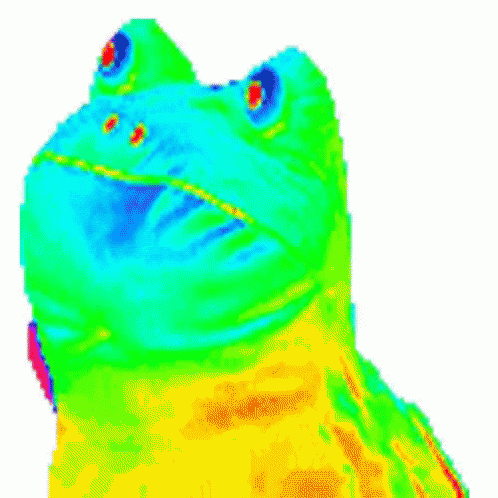
#> input picture gifs/flashing2.gif, 498 x 498 px
$ python test.py
#> lines starting #> are read from the running program, lines starting #| are printed output that depends on the picture
### epilepsy_test.py
import os, math, urllib, urllib.request
from os.path import isfile
from io import BytesIO
from PIL import Image, ImageStat

def frame_test(file_path):
    """Converts provided GIF into individual frames and compares frames to see if it is flashing."""
#> called with file_path = 'gifs/flashing2.gif'
    e = False
    t = 0
    last_stat = None
    x = 0
    i = 0
    assert(isgif(file_path)==True)
    if(isurl(file_path)):
        file_path = BytesIO(urllib.request.urlopen(file_path).read())
    im = Image.open(file_path)
#> im is the input picture: PIL image 498x498 P; mean R, G, B 155.5, 241.5, 158.4
    x = im.n_frames
#> x = 9
    threshold = math.ceil(x / 3)
#> threshold = 3
    if x == 1:
        return False
    for i in range(x):
        if e == True:
            return e
        im.seek(i)
        frames_obj = BytesIO()
        im.save(frames_obj, 'PNG')
        frame = Image.open(frames_obj)
        stat = ImageStat.Stat(frame)
        if last_stat:
            t = t_test(stat, last_stat)
            if(t >= (stat.count[0] * .000625)):
                i += 1
                if i >= threshold:
                    e = True
        last_stat = stat
    return e

def isurl(file_path):
    """Checks if the provided file path is a url."""
    try:
        req = urllib.request.urlopen(file_path)
        status = req.getcode()
        if status == 200:
            return True
        else:
            return False
    except:
        return False

def isgif(file_path):
    """Checks if file path directs to a gif or list of frames."""
    file_ext = ''
    if isfile(file_path):
        try:
            file_ext = os.path.splitext(file_path)[1]
        except:
            print("Unable to resolve file path.")
        if file_ext == '.gif':
            return True
        else:
            print('The provided file is not a suitable GIF image. \n Please ensure that you are using a GIF filetype image.')
            return False
    elif isurl(file_path):
        try:
            file_ext = os.path.splitext(file_path)[1]
        except:
            print("Unable to resolve URL path.")
        if file_ext == '.gif':
            return True
        else:
            print('The provided URL is not to a suitable GIF image. \n Please ensure that you are linking to the image itself and not a webpage displaying the image.')
            return False
    elif isinstance(file_path, BytesIO):
        try:
            Image.open(file_path)
            return True
        except:
            print("The provided BytesIO file is not a suitable image file.")
            return False
    elif isinstance(file_path, list):
        try:
            Image.open(file_path[0])
            return True
        except:
            print("The provided list is not made up of suitable images.")
            return False
    else:
        print('The provided file path is not a file, url, BytesIO file or a list of images. \n Please ensure you are providing one of these data types.')
        return False

def t_test(image1, image2):
    """Performs a Student's t-test for the provided images."""
    num = image1.rms[0] - image2.rms[0]
    denom = math.sqrt((image1.stddev[0]**2/image1.count[0]) + (image2.stddev[0]**2/image2.count[0]))
    t = num / denom
    if t < 0:
        t *= -1
    return t


### test.py
from epilepsy_test import frame_test

#---Test that flashing gifs are detected as flashing, non-flashing gifs are not---
frame_test('gifs/flashing2.gif')

print('----------break----------')

frame_test('gifs/flashing.gif')
#> call 2 of frame_test, with file_path = 'gifs/flashing.gif'
#> in frame_test (call 2), `e = False`: e = False
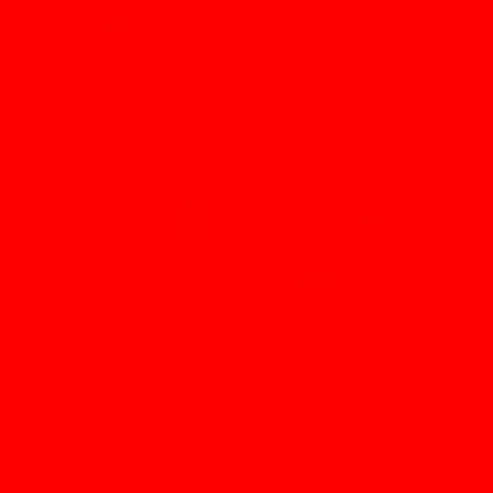
#> input picture gifs/flashing.gif, 493 x 493 px
#> in frame_test, im is the input picture: PIL image 493x493 P; mean R, G, B 254, 0, 0
#> in frame_test (call 2), `x = im.n_frames`: x = 3
#> in frame_test (call 2), `threshold = math.ceil(x / 3)`: threshold = 1

print('----------break----------')

frame_test('gifs/animation.gif')
#> call 3 of frame_test, with file_path = 'gifs/animation.gif'
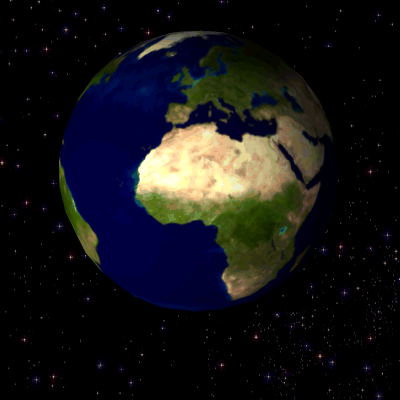
#> input picture gifs/animation.gif, 400 x 400 px
#> in frame_test, im is the input picture: PIL image 400x400 P; mean R, G, B 21.2, 20.8, 23
#> in frame_test (call 3), `x = im.n_frames`: x = 44
#> in frame_test (call 3), `threshold = math.ceil(x / 3)`: threshold = 15

print('----------break----------')

frame_test('gifs/this nuts.gif')
#> call 4 of frame_test, with file_path = 'gifs/this nuts.gif'
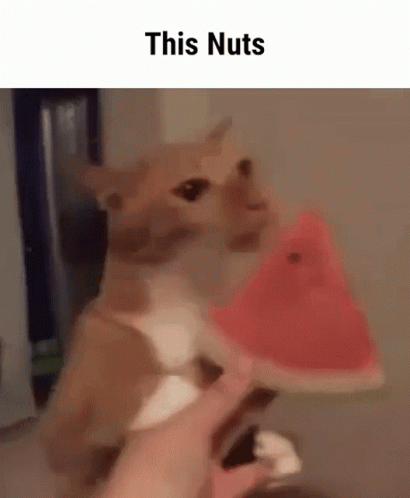
#> input picture gifs/this nuts.gif, 410 x 498 px
#> in frame_test, im is the input picture: PIL image 410x498 P; mean R, G, B 141.6, 110, 98
#> in frame_test (call 4), `x = im.n_frames`: x = 12
#> in frame_test (call 4), `threshold = math.ceil(x / 3)`: threshold = 4
